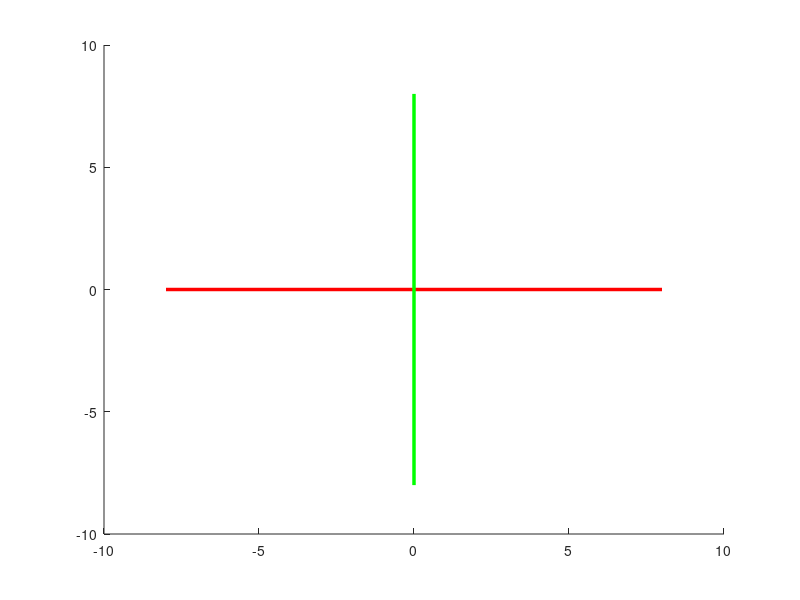

This figure's MATLAB source:
function Imprimir_3_ejes()
line([-8 8],[0 0],[0 0],'color',[1 0 0],'linewidth',2.5);   %establece el Eje x rojo
line([0 0],[-8 8],[0 0],'color',[0 1 0],'linewidth',2.5);   %establece el Eje y verde
line([0 0],[0 0],[-8 8],'color',[0 0 1],'linewidth',2.5);   %establece el Eje z azul
end